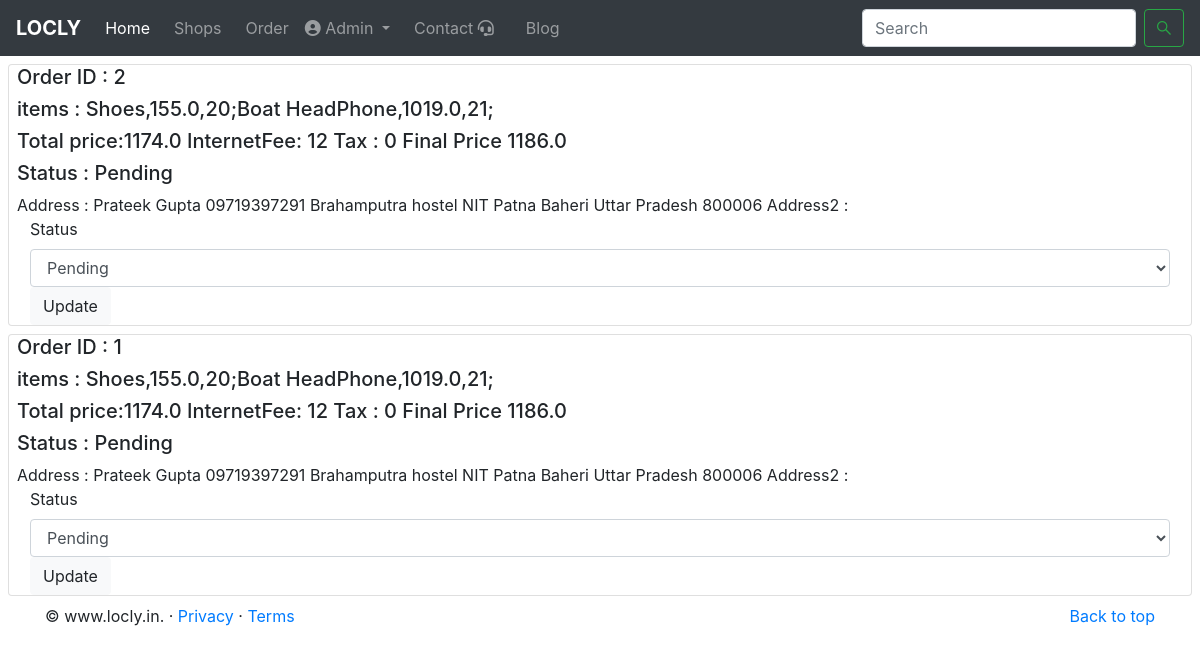
/orders/2 (signed in), run on an earlier commit of the app's database.
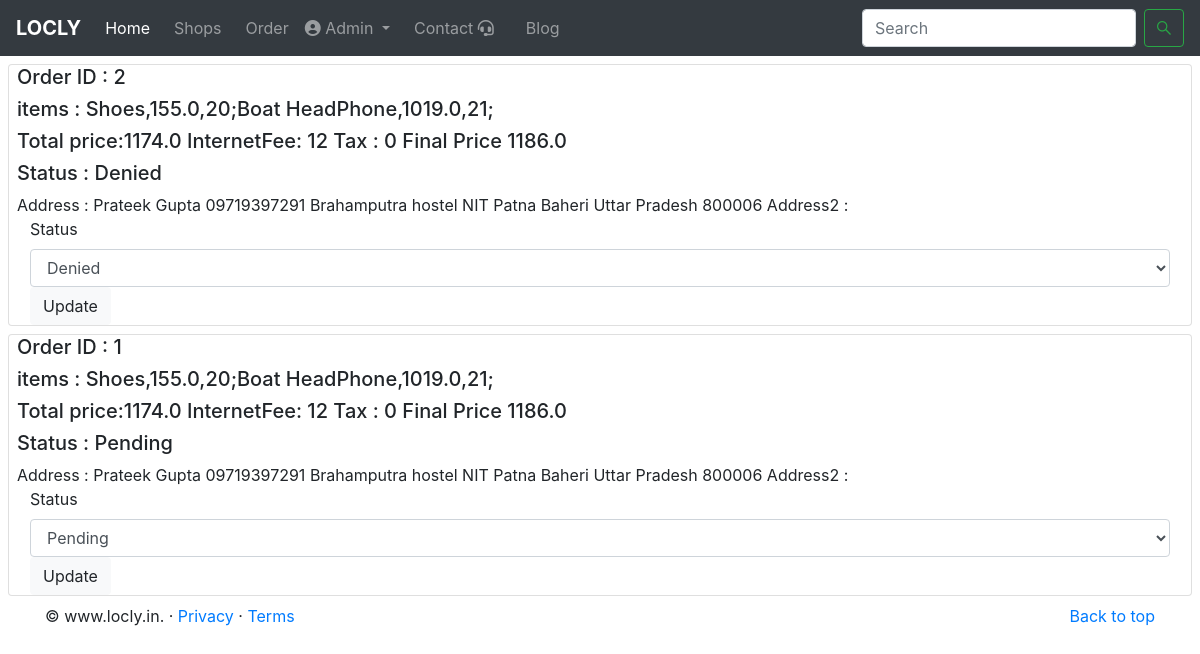
And on a later commit of the database.
### MyApp/models.py (models this page shows, shortened)
class order(models.Model):
    user=models.ForeignKey(User,on_delete=models.CASCADE)
    shop=models.ForeignKey(shop,on_delete=models.CASCADE)
    price=models.CharField(max_length=100)
    items=models.CharField(max_length=200)
    date=models.DateTimeField(auto_now_add=True)
    address=models.CharField(max_length=200)
    Pending = 'Pending'
    Accepted = 'Accepted'
    Dispatched='Dispatched'
    Denied='Denied'
    Delivered='Delivered'
    COD='COD'
    Online='Online'
    CHOICES = [
        (Pending, 'Pending'),
        (Accepted, 'Accepted'),
        (Dispatched, 'Dispatched'),
        (Denied, 'Denied'),
        (Delivered, 'Delivered')]
    status = models.CharField(max_length=20,choices=CHOICES,default=Pending)
    Mode=[
        (COD,'COD'),
        (Online,'Online')
    ]
    payment = models.CharField(max_length=20,choices=Mode,default=COD)

### MyApp/views.py (the view)
# urls.py: path('orders/<int:shopid>', views.orders_for_shop ,name='orders_for_shop'),
def orders_for_shop(request,shopid):
    shopn=shop.objects.filter(id=shopid)[0]
    if request.user==shopn.shop_user:
        shopn=shop.objects.filter(id=shopid)[0]
        track=order.objects.filter(shop=shopn)
        param={'order':track}
        return render(request,'orders_for_shop.html',param)
    else:
        messages.error(request, 'Login With Your Business Account')
        return redirect('/login')

### templates/orders_for_shop.html (shortened to what this page needs)
{% extends 'base.html' %}
{% block body %}
{% for item in order reversed %}
<div class="card mx-2 my-2">
    <div class="row mx-2">
        <h5>  Order ID : {{item.id}}</h5>
    </div>
    <div class="row mx-2">
        <h5>  items : {{item.items}}</h5>
    </div>
    <div class="row mx-2">
        <h5>{{item.price}}</h5>
    </div>
    <div class="row mx-2">
        <h5>  Status : {{item.status}}</h5>
    </div>
        <div class="row mx-2">
        <h7>  Address : {{item.address}}</h5>
        <h7> Address2 : {{item.address2}}</h7>
    </div>
    <form action="/orders_update/{{item.id}}" method="POST">{% csrf_token %}
    <div class="container">
        <div class="row">
    <label for="status">Status</label>
      <select id="status"name='status' class="form-control">
        <option selected>{{item.status}}</option>
    </select>
    <button type="submit" class="btn btn-light">Update</button>
</div>
    </form>
</div>
{% endfor %}
{% endblock body %}

What changed in the data, as far as the page shows it:
changed order id 2: status "Pending" → "Denied"
